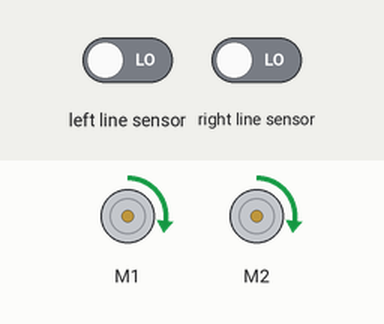
This program was run on a simulated BBC micro:bit (MakeCode). On the bench: 2 × DC motor (green arrow = forward, orange = backward, longer = faster). The test bench sets the inputs (shaded band); at power-on: left line sensor LOW, right line sensor LOW.

Above: at 1.2 s.
1.3 s: left line sensor driven HIGH
At 2.5 s:
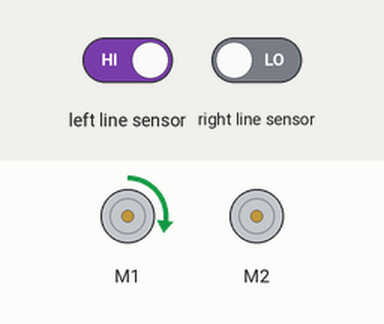
2.8 s: left line sensor driven LOW
At 3.9 s:
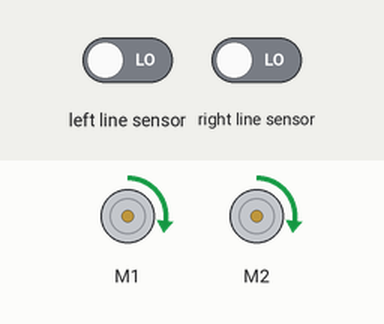
4.3 s: right line sensor driven HIGH
At 4.8 s:
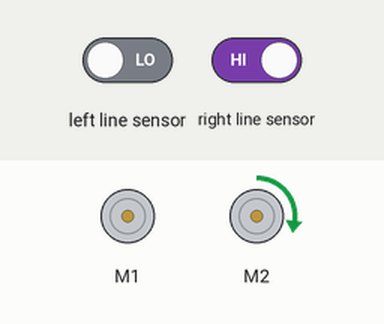
5.8 s: right line sensor driven LOW
At 7.2 s:
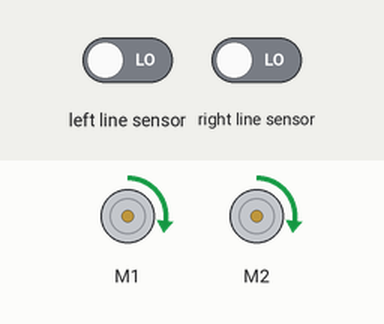
Timing chart, 0 to 8.3 s (numbered marks = the images above; inputs shaded):
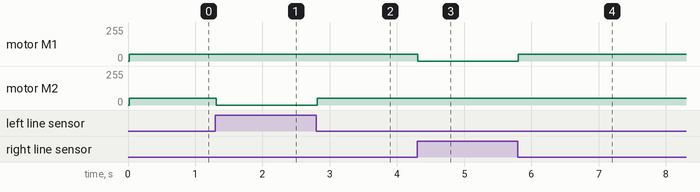

Measured:
- after the input at 1.3 s, motor M2: forward 50/255 → stopped at once
- after the input at 2.8 s, motor M2: stopped → forward 50/255 at once
- after the input at 4.3 s, motor M1: forward 50/255 → stopped at once
- after the input at 5.8 s, motor M1: stopped → forward 50/255 at once

The program:

line_follow.py
```python
def on_forever():
    if maqueen.read_patrol(maqueen.Patrol.PATROL_LEFT) == 0 and maqueen.read_patrol(maqueen.Patrol.PATROL_RIGHT) == 0:
        maqueen.motor_run(maqueen.Motors.ALL, maqueen.Dir.CW, 50)
    else:
        if maqueen.read_patrol(maqueen.Patrol.PATROL_LEFT) == 0 and maqueen.read_patrol(maqueen.Patrol.PATROL_RIGHT) == 1:
            maqueen.motor_run(maqueen.Motors.M2, maqueen.Dir.CW, 50)
            maqueen.motor_stop(maqueen.Motors.M1)
            if maqueen.read_patrol(maqueen.Patrol.PATROL_LEFT) == 1 and maqueen.read_patrol(maqueen.Patrol.PATROL_RIGHT) == 1:
                maqueen.motor_run(maqueen.Motors.M2, maqueen.Dir.CW, 50)
                maqueen.motor_stop(maqueen.Motors.M1)
        else:
            if maqueen.read_patrol(maqueen.Patrol.PATROL_LEFT) == 1 and maqueen.read_patrol(maqueen.Patrol.PATROL_RIGHT) == 0:
                maqueen.motor_run(maqueen.Motors.M1, maqueen.Dir.CW, 50)
                maqueen.motor_stop(maqueen.Motors.M2)
                if maqueen.read_patrol(maqueen.Patrol.PATROL_LEFT) == 1 and maqueen.read_patrol(maqueen.Patrol.PATROL_RIGHT) == 1:
                    maqueen.motor_run(maqueen.Motors.M1, maqueen.Dir.CW, 50)
                    maqueen.motor_stop(maqueen.Motors.M2)
                    if maqueen.read_patrol(maqueen.Patrol.PATROL_LEFT) == 0 and maqueen.read_patrol(maqueen.Patrol.PATROL_RIGHT) == 0:
                        maqueen.motor_run(maqueen.Motors.M1, maqueen.Dir.CW, 50)
                    else:
                        maqueen.motor_stop(maqueen.Motors.M2)
basic.forever(on_forever)
```
